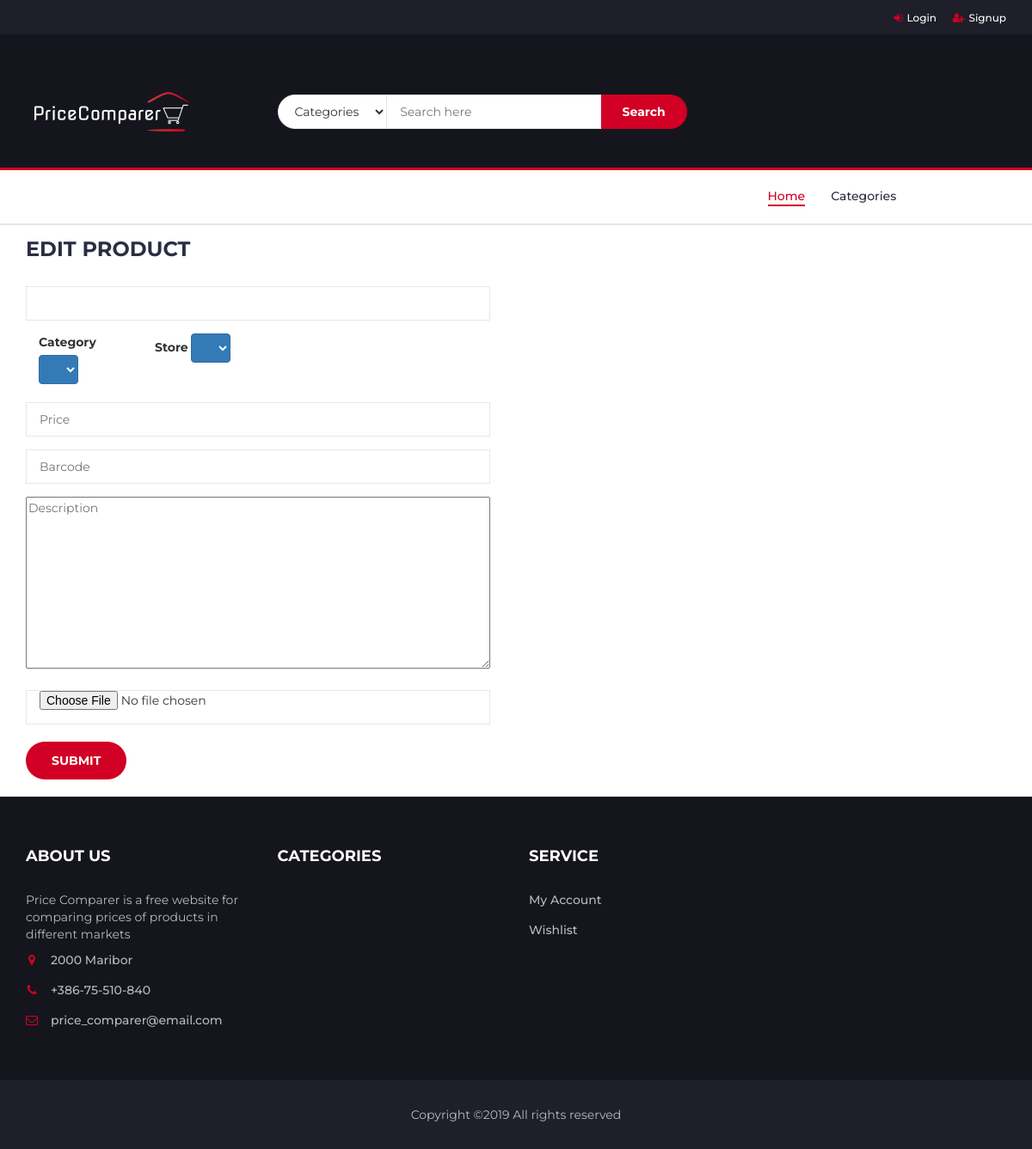
The app's page /product_update.php, older data.
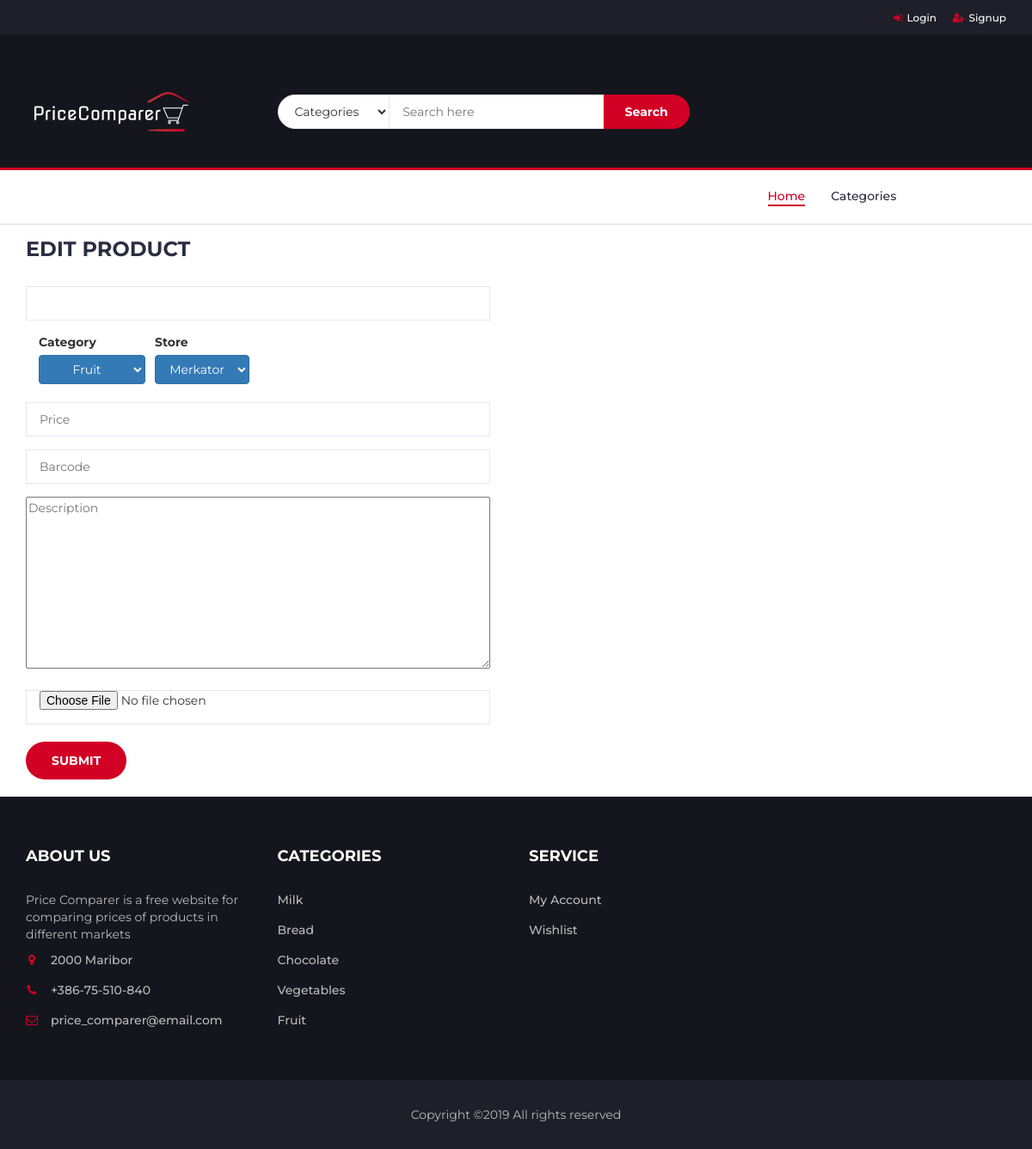
The same page, newer data.
### tables this page shows
CREATE TABLE `category` (
  `id` int(11) NOT NULL,
  `name` varchar(20) NOT NULL
);

### web/product_update.php (the view, shortened to what the changed rows need)
<?php
include "dbh.inc.php";
$storesQuery = "SELECT * FROM store";
$stores = $conn->query($storesQuery)->fetchAll();
$categoryQuery = "SELECT * FROM category";
$categories = $conn->query($categoryQuery)->fetchAll();
include "header.php";
?>
    <div class="container">
        <div class="row col-sm-6 product-details">
            <form method="post">
                <div class="form-group">
                    <div class="col-sm-3">
                        <div class="dropdown">
                            <label>Category</label>
                            <select class="btn btn-primary dropdown-toggle" name="category" required>
                                <?php foreach ($categories as $category) { ?>
                                    <option value="<?php echo $category['id'] ?>"
                                            selected><?php echo $category['name'] ?></option>
                                <?php } ?>
                            </select>
                        </div>
                    </div>
                </div>
                <div class="form-group">
                    <div class="col-sm-3">
                        <div class="dropdown">
                            <label>Store</label>
                            <select class="btn btn-primary dropdown-toggle" name="store">
                                <?php foreach ($stores as $store) { ?>
                                    <option value="<?php echo $store['id'] ?>"
                                            selected><?php echo $store['name'] ?></option>
                                <?php } ?>
                            </select>
                        </div>
                    </div>
                </div>
                <br><br><br><br>
                <br><br>
                <br>
                <br><br>
            </form>
        </div>
    </div>
<?php
include "footer.php";
?>

### web/footer.php (shortened to what the changed rows need)
<?php
require 'dbh.inc.php';
$categoryQuery = "SELECT * FROM category";
$categories = $conn->query($categoryQuery)->fetchAll();
?>
<footer id="footer">
    <div class="section">
        <div class="container">
            <div class="row">
                <div class="col-md-3 col-xs-6">
                    <div class="footer">
                        <ul class="footer-links">
                            <?php foreach ($categories as $category): ?>
                                <li><a href="#"><?php echo $category['name'] ?></a></li>
                            <?php endforeach; ?>
                        </ul>
                    </div>
                </div>
            </div>
        </div>
    </div>
</footer>
</body>
</html>

Row changes from the older to the newer data that the page shows:
added category: name "Milk"
added category: name "Bread"
added category: name "Chocolate"
added category: name "Vegetables"
added category: name "Fruit"
Text that changed along with them:
form field category: (not shown) → "Fruit"
form field store: (not shown) → "Merkator"
